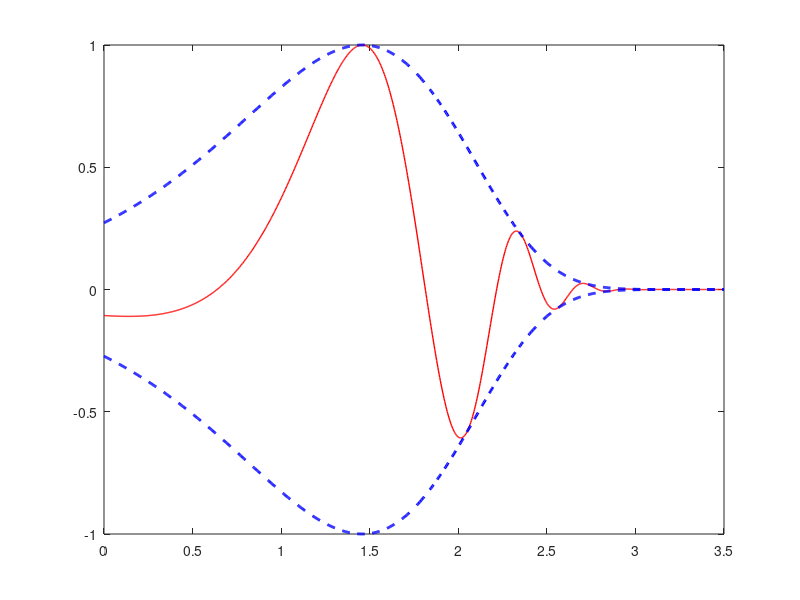

Write the MATLAB code that produced this figure.
clear all
%close all
clc

L = 3.5;   % Units of cm
l = 3.5;
N = 1000;
x = linspace(0,L,N);
w = 1500;
sigma = l/L;

k0 = 1e7;
r0 = 3000;
F0 = 1000;
lam = 1.5;
rho = 1;
k = k0*exp(-lam*x); 
r = r0*exp(-lam*x);
Z = (r + k/(1i*w));
Z0 = (r0 + k0/(1i*w));
Y = 2./Z;
eta0 = F0/Z0;

intY = 2*1i*w*(exp(lam*x) - 1)/(lam*(1i*w*r0 + k0));
eta = -1i*rho*eta0.*Y.*exp(-w*rho*intY);


figure(1)
plot(x,eta/max(eta),'r','LineWidth',1)
hold on
plot(x,abs(eta)/max(abs(eta)),'--b','LineWidth',2)
plot(x,-abs(eta)/max(abs(eta)),'--b','LineWidth',2)
hold off
xlim([0,L])

% figure(2)
% % test with the analytic solution
% beta = 2*rho*(w^2)*(w*r0 + 1i*k0)/(lam*(k0^2 + w^2*r0^2));
% xi = w*rho/(1i*w*r0+k0);
% eta2 = 2*eta0*xi*exp(lam*x + beta*(1-exp(lam*x)));
% plot(x,eta2,'r','LineWidth',2)
% hold on
% plot(x,abs(eta2),'b','LineWidth',2)
